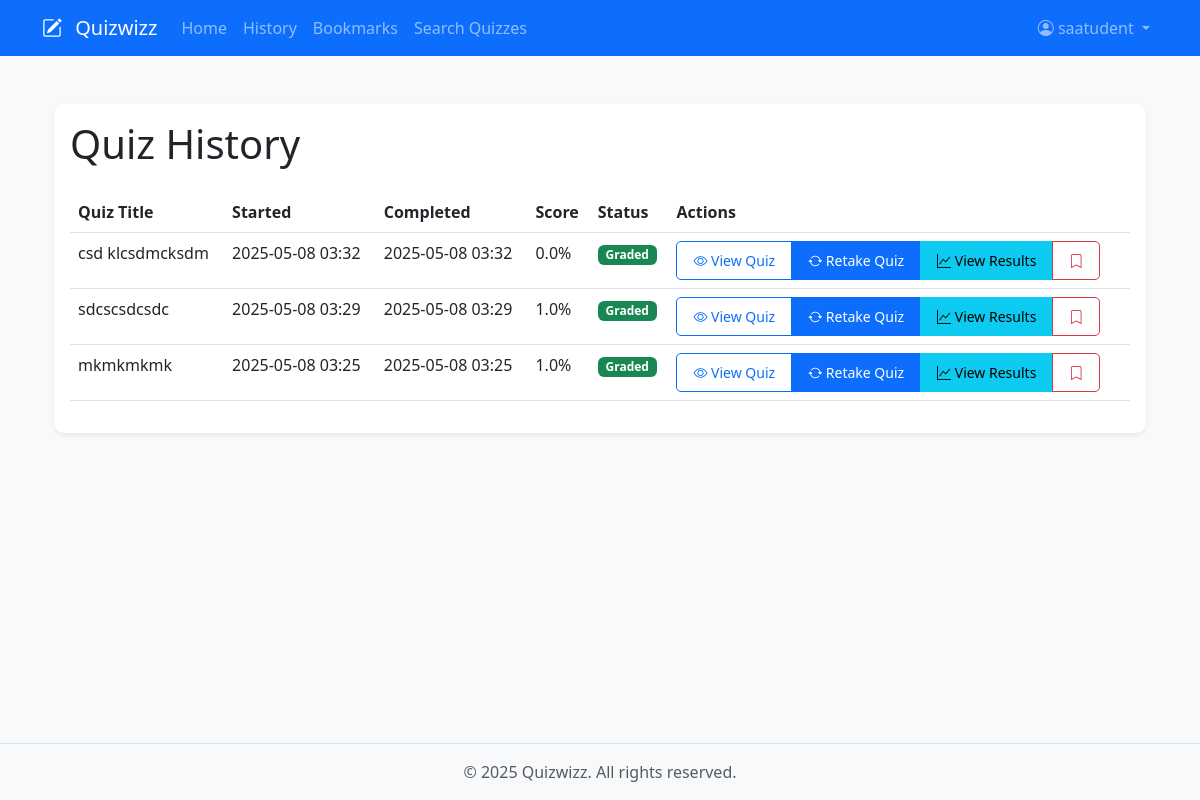
The app's page /history (signed in) with its own data.
### app/models/user.py (models this page shows, shortened)
class User(UserMixin, db.Model):
    __tablename__ = 'users'
    id = db.Column(db.Integer, primary_key=True)
    username = db.Column(db.String(64), unique=True, nullable=False)
    email = db.Column(db.String(120), unique=True, nullable=False)
    password_hash = db.Column(db.String(128))
    is_teacher = db.Column(db.Boolean, default=False)
    created_at = db.Column(db.DateTime, default=datetime.utcnow)
    profile_picture = db.Column(db.String(200), default='default.jpg')
    bio = db.Column(db.Text)
    attempts = db.relationship('QuizAttempt', backref='user', lazy='dynamic')
    feedback = db.relationship(QuizFeedback, backref='student', lazy='dynamic')
    quiz_attempts = db.relationship('QuizAttempt', backref='student', lazy='dynamic')
    bookmarks = db.relationship('Bookmark', backref='user', lazy='dynamic')
    shared_quizzes = db.relationship('Quiz',
                                   secondary='shared_quizzes',
                                   backref=db.backref('shared_with_users', lazy='dynamic'),
                                   lazy='dynamic')
    bookmarked_quizzes = db.relationship('Quiz',
                                       secondary='user_bookmarks',
                                       backref=db.backref('bookmarked_by', lazy='dynamic'),
                                       lazy='dynamic')

### app/models/quiz.py (models this page shows, shortened)
class QuizAttempt(db.Model):
    __tablename__ = 'quiz_attempts'
    id = db.Column(db.Integer, primary_key=True)
    quiz_id = db.Column(db.Integer, db.ForeignKey('quizzes.id'), nullable=False)
    student_id = db.Column(db.Integer, db.ForeignKey('users.id'), nullable=False)
    started_at = db.Column(db.DateTime, default=datetime.utcnow)
    completed_at = db.Column(db.DateTime)
    completed = db.Column(db.Boolean, default=False)
    score = db.Column(db.Float)
    max_score = db.Column(db.Float)
    answers = db.relationship('Answer', backref='attempt', lazy='dynamic', cascade='all, delete-orphan')

class Quiz(db.Model):
    __tablename__ = 'quizzes'
    id = db.Column(db.Integer, primary_key=True)
    title = db.Column(db.String(100), nullable=False)
    description = db.Column(db.Text)
    created_at = db.Column(db.DateTime, default=datetime.utcnow)
    updated_at = db.Column(db.DateTime, default=datetime.utcnow, onupdate=datetime.utcnow)
    author_id = db.Column(db.Integer, db.ForeignKey('users.id'), nullable=False)
    is_public = db.Column(db.Boolean, default=True)
    password = db.Column(db.String(128))
    time_limit = db.Column(db.Integer)  # in minutes
    max_attempts = db.Column(db.Integer, default=1)
    start_time = db.Column(db.DateTime)
    end_time = db.Column(db.DateTime)
    category = db.Column(db.String(50))
    grades_released = db.Column(db.Boolean, default=False)
    author = db.relationship('User', backref=db.backref('authored_quizzes', lazy='dynamic'))
    questions = db.relationship('Question', backref='quiz', lazy='dynamic', cascade='all, delete-orphan')
    attempts = db.relationship('QuizAttempt', backref='quiz', lazy='dynamic')
    shared_with = db.relationship('User', secondary='shared_quizzes', backref=db.backref('shared_quizzes_list', lazy='dynamic'))
    feedback = db.relationship(QuizFeedback, backref='quiz', lazy='dynamic', cascade='all, delete-orphan')

### app/views/main.py (the view)
@main_bp.route('/history')
@login_required
def history():
    if current_user.is_teacher:
        quizzes = Quiz.query.filter_by(author_id=current_user.id)\
            .order_by(Quiz.created_at.desc()).all()
        return render_template('main/teacher_dashboard.html', quizzes=quizzes)
    else:
        attempts = QuizAttempt.query.filter_by(student_id=current_user.id)\
            .order_by(QuizAttempt.started_at.desc()).all()
        return render_template('student/history.html', attempts=attempts)

### app/models/user.py (called while the page is built)
@login.user_loader
def load_user(id):
    return User.query.get(int(id))

### app/templates/student/history.html (shortened to what this page needs)
{% extends "base.html" %}
{% block content %}
<div class="container mt-4">
    <div class="card shadow-sm">
        <div class="card-body">
            <h1 class="card-title mb-4">Quiz History</h1>
            {% if attempts %}
            <div class="table-responsive">
                <table class="table table-hover">
                    <thead>
                        <tr>
                            <th>Quiz Title</th>
                            <th>Started</th>
                            <th>Completed</th>
                            <th>Score</th>
                            <th>Status</th>
                            <th>Actions</th>
                        </tr>
                    </thead>
                    <tbody>
                        {% for attempt in attempts %}
                        <tr>
                            <td>{{ attempt.quiz.title }}</td>
                            <td>{{ attempt.started_at.strftime('%Y-%m-%d %H:%M') }}</td>
                            <td>
                                {% if attempt.completed_at %}
                                {{ attempt.completed_at.strftime('%Y-%m-%d %H:%M') }}
                                {% else %}
                                -
                                {% endif %}
                            </td>
                            <td>
                                {% if attempt.completed_at and attempt.quiz.grades_released %}
                                {{ "%.1f"|format(attempt.score) }}%
                                {% else %}
                                -
                                {% endif %}
                            </td>
                            <td>
                                {% if attempt.completed_at %}
                                    {% if attempt.quiz.grades_released %}
                                    <span class="badge bg-success">Graded</span>
                                    {% else %}
                                    <span class="badge bg-warning">Pending</span>
                                    {% endif %}
                                {% else %}
                                <span class="badge bg-info">In Progress</span>
                                {% endif %}
                            </td>
                            <td>
                                <div class="btn-group">
                                    <a href="{{ url_for('quiz.view_quiz', quiz_id=attempt.quiz.id) }}"
                                       class="btn btn-sm btn-outline-primary">
                                        <i class="bi bi-eye"></i> View Quiz
                                    </a>
                                    {% if not attempt.completed_at %}
                                    <a href="{{ url_for('quiz.take_quiz', quiz_id=attempt.quiz.id) }}"
                                       class="btn btn-sm btn-warning">
                                        <i class="bi bi-play"></i> Continue Quiz
                                    </a>
                                    {% else %}
                                    <a href="{{ url_for('quiz.take_quiz', quiz_id=attempt.quiz.id) }}"
                                       class="btn btn-sm btn-primary">
                                        <i class="bi bi-arrow-repeat"></i> Retake Quiz
                                    </a>
                                    {% endif %}
                                    {% if attempt.completed_at and attempt.quiz.grades_released %}
                                    <a href="{{ url_for('quiz.view_results', attempt_id=attempt.id) }}"
                                       class="btn btn-sm btn-info">
                                        <i class="bi bi-graph-up"></i> View Results
                                    </a>
                                    {% endif %}
                                    <button type="button"
                                            class="btn btn-sm {% if attempt.quiz in current_user.bookmarked_quizzes %}btn-danger{% else %}btn-outline-danger{% endif %}"
                                            onclick="toggleBookmark({{ attempt.quiz.id }}, this)">
                                        <i class="bi bi-bookmark{% if attempt.quiz in current_user.bookmarked_quizzes %}-fill{% endif %}"></i>
                                    </button>
                                </div>
                            </td>
                        </tr>
                        {% endfor %}
                    </tbody>
                </table>
            </div>
            {% else %}
            <div class="text-center text-muted">
                <p>No quiz attempts yet.</p>
            </div>
            {% endif %}
        </div>
    </div>
</div>
{% endblock %}

### app/templates/base.html (shortened to what this page needs)
<!DOCTYPE html>
<html lang="en">
<head>
    <link href="https://cdn.jsdelivr.net/npm/bootstrap@5.3.0/dist/css/bootstrap.min.css" rel="stylesheet">
    <link rel="stylesheet" href="https://cdn.jsdelivr.net/npm/bootstrap-icons@1.7.2/font/bootstrap-icons.css">
    <link rel="stylesheet" href="{{ url_for('static', filename='css/style.css') }}">
</head>
<body>
    <nav class="navbar navbar-expand-lg navbar-dark bg-primary">
        <div class="container">
            <a class="navbar-brand" href="{{ url_for('main.index') }}">
                <i class="bi bi-pencil-square"></i> Quizwizz
            </a>
            <div class="collapse navbar-collapse" id="navbarNav">
                <ul class="navbar-nav me-auto">
                    {% if current_user.is_authenticated %}
                        {% if current_user.is_teacher %}
                            <li class="nav-item">
                                <a class="nav-link" href="{{ url_for('main.teacher_home') }}">Home</a>
                            </li>
                            <li class="nav-item">
                                <a class="nav-link" href="{{ url_for('quiz.create_quiz') }}">Create Quiz</a>
                            </li>
                            <li class="nav-item">
                                <a class="nav-link" href="{{ url_for('main.history') }}">History</a>
                            </li>
                        {% else %}
                            <li class="nav-item">
                                <a class="nav-link" href="{{ url_for('main.student_home') }}">Home</a>
                            </li>
                            <li class="nav-item">
                                <a class="nav-link" href="{{ url_for('main.student_history') }}">History</a>
                            </li>
                            <li class="nav-item">
                                <a class="nav-link" href="{{ url_for('main.student_bookmarks') }}">Bookmarks</a>
                            </li>
                        {% endif %}
                        <li class="nav-item">
                            <a class="nav-link" href="{{ url_for('quiz.search_quizzes') }}">Search Quizzes</a>
                        </li>
                    {% endif %}
                </ul>
                <ul class="navbar-nav">
                    {% if current_user.is_authenticated %}
                        <li class="nav-item dropdown">
                            <a class="nav-link dropdown-toggle" href="#" id="navbarDropdown" role="button" data-bs-toggle="dropdown">
                                <i class="bi bi-person-circle"></i> {{ current_user.username }}
                            </a>
                        </li>
                    {% endif %}
                </ul>
            </div>
        </div>
    </nav>
    <main class="container mt-4">
        {% block content %}{% endblock %}
    </main>
    <footer class="footer mt-5 py-3 bg-light">
        <div class="container text-center">
            <span class="text-muted">© 2025 Quizwizz. All rights reserved.</span>
        </div>
    </footer>
</body>
</html>

### app/static/css/style.css (style rules this page uses)
body { min-height: 100vh; display: flex; flex-direction: column; background-color: #f8f9fa; }
main { flex: 1; }
.navbar-brand i { margin-right: 0.5rem; }
.card { border: none; border-radius: 10px; transition: transform 0.2s; }
.btn { border-radius: 5px; padding: 0.5rem 1rem; }
.btn-primary { background-color: #0d6efd; border-color: #0d6efd; }
.footer { margin-top: auto; background-color: #f8f9fa; padding: 1rem 0; border-top: 1px solid #dee2e6; }

### records on screen
User: username "saatudent"
QuizAttempt: quiz "csd klcsdmcksdm", started_at "2025-05-08 03:32", completed_at "2025-05-08 03:32", score "0.0", shows "Graded"
QuizAttempt: quiz "sdcscsdcsdc", started_at "2025-05-08 03:29", completed_at "2025-05-08 03:29", score "1.0", shows "Graded"
QuizAttempt: quiz "mkmkmkmk", started_at "2025-05-08 03:25", completed_at "2025-05-08 03:25", score "1.0", shows "Graded"
